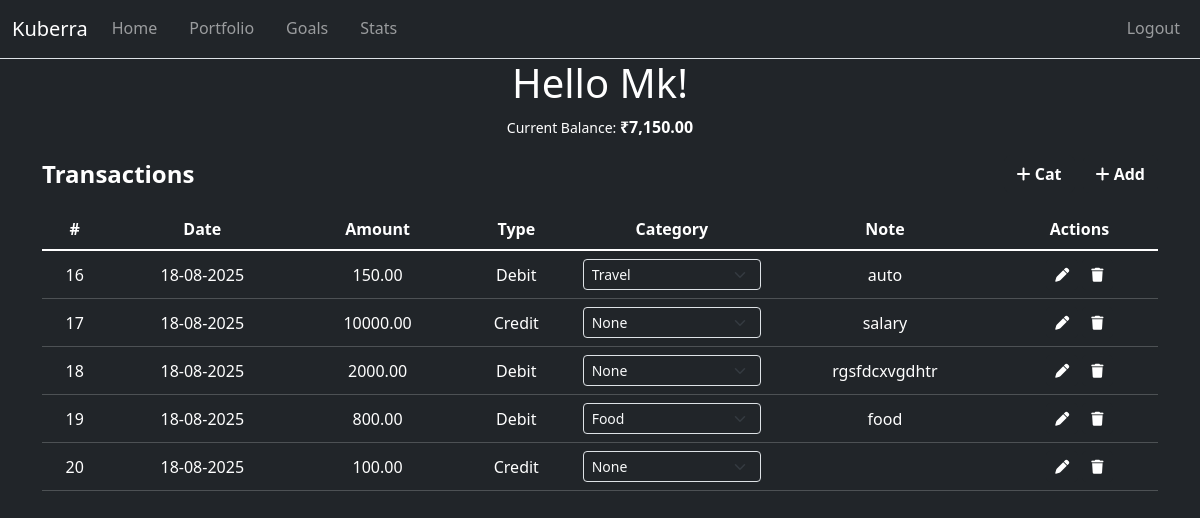
Page / (signed in) on the committed database.
### website/models.py (models this page shows)
class User(db.Model, UserMixin):
    id = db.Column(db.Integer, primary_key=True)
    username = db.Column(db.String(150), unique=True, nullable=False)
    email = db.Column(db.String(150), unique=True, nullable=False)
    password = db.Column(db.String(150), nullable=False)
    date_created = db.Column(db.DateTime(timezone=True), server_default=func.now())
    transactions = db.relationship('Transaction', backref='owner', lazy=True)
    categories = db.relationship('Category', backref='owner', lazy=True)

class Transaction(db.Model):
    id = db.Column(db.Integer, primary_key=True)
    txn_date = db.Column(db.DateTime(timezone=True), server_default=func.now())
    amount = db.Column(db.Numeric(18, 2), nullable=False)
    txn = db.Column(db.String(6), nullable=False, server_default='DEBIT')
    note = db.Column(db.String, nullable=True)
    category_id = db.Column(db.Integer, db.ForeignKey('category.id'), nullable=True)
    user_id = db.Column(db.Integer, db.ForeignKey('user.id', ondelete='CASCADE'), nullable=False)
    __table_args__ = (
        CheckConstraint("txn IN ('CREDIT', 'DEBIT')", name="check_txn_type"),
    )

class Category(db.Model):
    id = db.Column(db.Integer, primary_key=True)
    name = db.Column(db.String(100), nullable=False)
    user_id = db.Column(db.Integer, db.ForeignKey('user.id', ondelete='CASCADE'), nullable=False)
    transactions = db.relationship('Transaction', backref='category', lazy=True)

### website/views.py (the view, shortened to what this page needs)
@views.route('/', methods=['GET', 'POST'])
@login_required
def home():
    transactions = Transaction.query.filter_by(user_id=current_user.id).order_by(Transaction.txn_date.desc()).all()
    balance = sum(
        t.amount if t.txn == "CREDIT" else -t.amount
        for t in transactions
    )
    categories = Category.query.filter_by(user_id=current_user.id).all()
    return render_template(
        'home.html',
        transaction=transactions,
        current_date=date.today().isoformat(),
        categories=categories,
        balance=balance,
        user=current_user
    )

### website/templates/home.html (shortened to what this page needs)
{% extends "base.html" %}
{% block content %}
    <h1 align="center">Hello {{ current_user.username.capitalize() }}!</h1>
    <p align="center"><small>Current Balance: </small><b>₹{{ "{:,.2f}".format(balance) }}</b></p>
    <div class="d-flex justify-content-between align-items-center mb-3">
                <h4 class="mb-0"><b>Transactions</b></h4>
            <div class="d-flex gap-2">
                <button type="button" class="btn btn-dark fw-bold" data-bs-toggle="modal" data-bs-target="#categoryModal">
                    <i class="fa-solid fa-plus"></i> Cat
                </button>
                <button type="button" class="btn btn-dark fw-bold" data-bs-toggle="modal" data-bs-target="#addForm">
                    <i class="fa-solid fa-plus"></i> Add
                </button>
            </div>
    </div>
    <table class="table table-hover table-dark">
        <thead align="center" class="table-dark text-center">
        <tr>
            <th scope="col">#</th>
            <th scope="col">Date</th>
            <th scope="col">Amount</th>
            <th scope="col">Type</th>
            <th scope="col">Category</th>
            <th scope="col">Note</th>
            <th scope="col">Actions</th>
        </tr>
        </thead>
        <tbody class="table-group-divider" align="center">
        {% for t in transaction %}
        <tr>
            <td>{{ t.id }}</td>
            <td>{{ t.txn_date.strftime('%d-%m-%Y') if t.txn_date else '' }}</td>
            <td>{{ t.amount }}</td>
            <td>{{ t.txn.capitalize() }}</td>
            <td>
                <form method="POST" action="{{ url_for('views.home') }}">
                    <select name="category_id" class="form-select form-select-sm bg-dark text-light" onchange="this.form.submit()">
                        {% for c in categories %}
                            <option value="{{ c.id }}" {% if t.category_id == c.id %}selected{% endif %}>
                                {{ c.name.capitalize() }}
                            </option>
                        {% endfor %}
                    </select>
                </form>
            </td>
            <td class="text-truncate" style="max-width: 300px;">{{ t.note }}</td>
            <td>
                <a href="#"
                class="btn btn-dark btn-sm edit-transaction-btn"
                data-id="{{ t.id }}"
                data-date="{{ t.txn_date.strftime('%Y-%m-%d') }}"
                data-txn="{{ t.txn }}"
                data-amount="{{ t.amount }}"
                data-category-id="{{ t.category_id }}"
                data-note="{{ t.note }}">
                <i class="fa-solid fa-pen"></i>
                </a>
                <a href="/delete/{{ t.id }}"
                class="btn btn-dark btn-sm">
                <i class="fa-solid fa-trash"></i>
                </a>
            </td>
        </tr>
        {% endfor %}
        </tbody>
    </table>
{% endblock %}

### website/templates/base.html (style rules this page uses)
.table td, .table th { vertical-align: middle; }

### rows in the picture
User: username "Mk"
Transaction: id "16", txn_date "18-08-2025", amount "150.00", txn "Debit", category_id "Travel", note "auto"
Transaction: id "17", txn_date "18-08-2025", amount "10000.00", txn "Credit", category_id "None", note "salary"
Transaction: id "18", txn_date "18-08-2025", amount "2000.00", txn "Debit", category_id "None", note "rgsfdcxvgdhtr"
Transaction: id "19", txn_date "18-08-2025", amount "800.00", txn "Debit", category_id "Food", note "food"
Transaction: id "20", txn_date "18-08-2025", amount "100.00", txn "Credit", category_id "None"

### other values in the picture
{{ "{:,.2f}".format(balance) }} "7,150.00"
